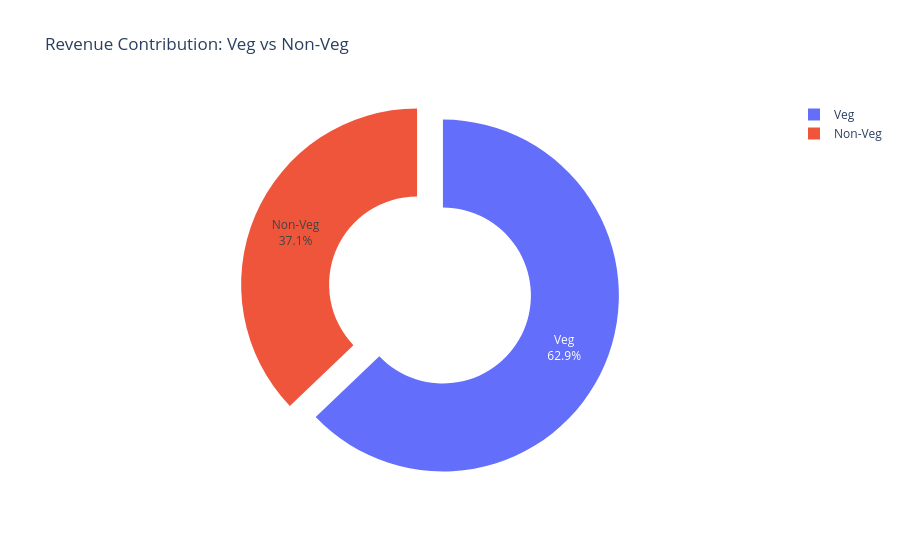

The notebook cell this image was saved under:
### Code cell
fig = px.pie(
    food_revenue,
    names="food_category",
    values="price",
    hole=0.5,
    title="Revenue Contribution: Veg vs Non-Veg"
)

fig.update_traces(
    textinfo="percent+label",
    pull=[0.08, 0.08]   # creates the broken/exploded effect
)

fig.show()

### Figure 1 — Plotly figure (JSON) as saved in the notebook; plotly's stock layout.template omitted (floating-point values rounded to 4 significant figures)
{"data": [{"domain": {"x": [0, 1], "y": [0, 1]}, "hole": 0.5, "hovertemplate": "food_category=%{label}<br>price=%{value}<extra></extra>", "labels": ["Non-Veg", "Veg"], "legendgroup": "", "name": "", "pull": [0.08, 0.08], "showlegend": true, "textinfo": "percent+label", "type": "pie", "values": [19680000.0, 33320000.0]}], "layout": {"legend": {"tracegroupgap": 0}, "title": {"text": "Revenue Contribution: Veg vs Non-Veg"}}}
